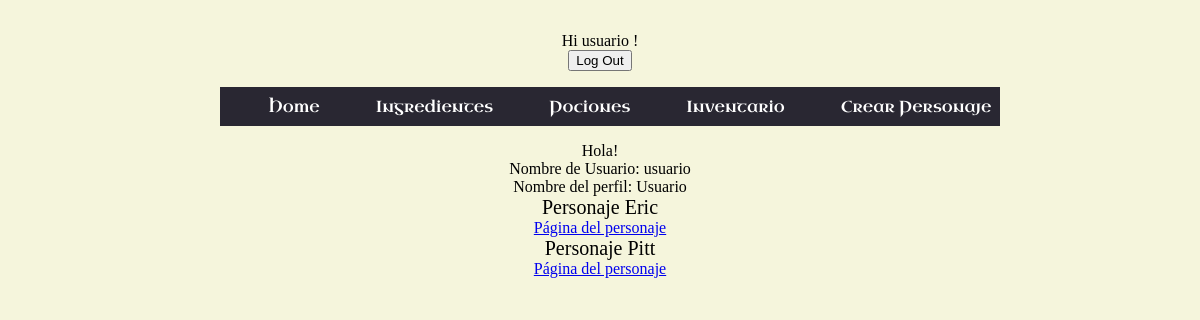
The page /potion_craft/ (signed in) on the database its author committed.
### accounts/models.py (models this page shows, shortened)
class UserProfile(models.Model):
    user = models.OneToOneField(User, on_delete=models.CASCADE)
    nombre = models.CharField(max_length=100, default=generate_unique_name)

### potion_craft/models.py (models this page shows, shortened)
class Personaje(models.Model):
    nombre = models.CharField(max_length = 25, unique=True)
    clase = models.CharField(max_length = 25, null=True, blank=True)
    portrait = models.CharField(max_length = 150, null=True, blank=True)
    user_profile = models.ForeignKey(UserProfile, on_delete=models.CASCADE,
                                     related_name='personajes', null=True, blank=True)

### potion_craft/views.py (the view)
# urls.py: path('', TemplateView.as_view(template_name="potion_craft/index.html"), name="index"),
def index(request):
    try:
        user_profile = UserProfile.objects.get(user=request.user)
        listado_personajes = Personaje.objects.filter(user_profile = user_profile)
        if 'personaje' in request.session:
            personaje_seleccionado = request.session['personaje']
        else:
            request.session['personaje'] = ''
    except UserProfile.DoesNotExist:
        user_profile = None
    return render(request, "potion_craft/index.html", {
        "user_profile": user_profile,
        "listado_personajes" : listado_personajes,
        "personaje_seleccionado" : personaje_seleccionado
        })

### potion_craft/templates/potion_craft/index.html
{% extends "potion_craft/layout.html" %}
{% load static %}
{% block body %}
    <span>Hola!
        <br><span>Nombre de Usuario: {{ user_profile.user.username }}</span>
        <br><span>Nombre del perfil: {{ user_profile.nombre }}</span>
    </span>
    {% for personaje in listado_personajes %}
        <li> Personaje {{ personaje.nombre }}</li>
        <a href="{% url 'potion_craft:inventario_detail' personaje.id %}"> Página del personaje </a>
    {% empty %}
        <p>Nada</p>
    {% endfor %}
{% endblock %}

### potion_craft/templates/potion_craft/layout.html (shortened to what this page needs)
{% load static %}
<!DOCTYPE html>
<html lang="en">
<head>
    <link rel="stylesheet" href="{% static 'potion_craft/style.css' %}">
    <link href="{% static 'potion_craft/style-potion.css' %}" rel="stylesheet">
</head>
<header>
       <div class="login">
        {% if user.is_authenticated %}
            Hi {{ user.username }} !
            <form action="{% url 'logout' %}" method="post">
                <button type="submit">Log Out</button>
            </form>
        {% else %}
            <span>You are not logged in     | </span>
            <a href="{% url 'login' %}">Log In</a> or <a href="{% url 'accounts:signup' %}">Sign Up</a>
        {% endif %}
    </div>
    <ul class="menu">
        <li> <a href="{% url 'potion_craft:index' %}"> Home </a></li>
        <li> <a href="{% url 'potion_craft:craft' %}"> Ingredientes </a></li>
        <li> <a href="{% url 'potion_craft:potion' %}"> Pociones </a></li>
        <li> <a href="{% url 'potion_craft:inventario' %}"> Inventario </a></li>
        <li> <a href="{% url 'potion_craft:character_creator' %}"> Crear Personaje </a></li>
    </ul>
</header>
<body>
    {% block body %}
    {% endblock %}
</body>
</html>

### potion_craft/static/potion_craft/style.css (style rules this page uses)
body { text-align:center; background-color: beige; }
header { margin-top:2em; background-color: none; }

### potion_craft/static/potion_craft/style-potion.css (style rules this page uses)
li, .listado { font-family: Papyrus, fantasy; font-size: 20px; list-style-type: none; }
body { background-image: url(img/paper2.jpg); background-size: cover; background-attachment: fixed; background-position:center; }
.menu, .menu li, .menu li a { display: inline-block; background-color:rgb(41, 39, 50) ; color:white; margin-left:20px; padding:3px; text-decoration: none; font-size:1em; font-family: "Antiqua", serif; }

### rows shown on the page
UserProfile: user.username "usuario", nombre "Usuario"
Personaje: nombre "Eric"
Personaje: nombre "Pitt"

### other values the page prints
{{ user.username }} "usuario"
